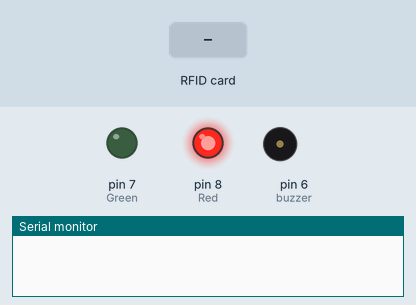
Bench run of a sketch on a simulated Arduino Uno, built with avr-gcc and run on an emulated ATmega328P. Parts: output pins drawn as LEDs (lit = HIGH), buzzer (waves = sounding), the last lines printed to the serial monitor. Inputs (shaded band) come from the test bench. Pins used as bus, display or sensor lines are not drawn.

Above: at 1.2 s.
1.3 s: RFID card 5E 7A 19 C4 held to the reader
At 2.5 s:
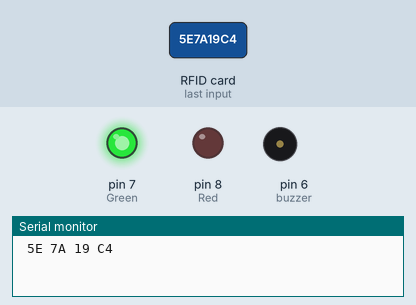
Timing chart, 0 to 4.3 s (numbered marks = the images above; inputs shaded):
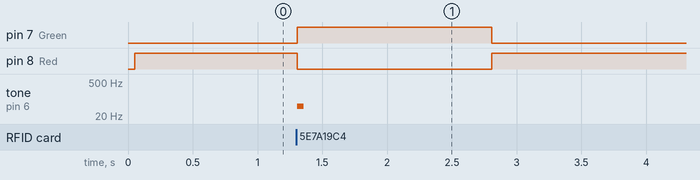

Measured:
- after the input at 1.3 s, pin 7 (Green): LOW → HIGH at once, → LOW 1.5 s later; pin 8 (Red): HIGH → LOW at once, → HIGH 1.5 s later; tone on pin 6 (buzzer): silent → 50 Hz at once, → silent 0.05 s later

The sketch:

Guest_rfid.ino
```cpp
#include <SPI.h>  //spi통신에 필요한 라이브러리
//SPI : 마이크로컨트롤러와 주변장치 사이의 데이터를 주고받을 때 사용되는 통신 방식
// Serial 병행 Interface
#include <MFRC522.h>   //MFRC522 RFID모듈에 필요한 라이브러리
// SS(Slave Select), RST(Reset)

#define SS_PIN 10
#define RST_PIN 9
MFRC522 mfrc522(SS_PIN, RST_PIN);   // Create MFRC522 instance.
int Red = 8;  //핀번호로 선언 (핀번호가 뭐임)
int Green = 7;   //핀번호로 선언
int buzzer = 6;    //핀번호로 선언

void setup()
{
  Serial.begin(9600);   // 시리얼 통신 초기화
  SPI.begin();      // spi 버스 초기화
  pinMode(Red,OUTPUT);
  pinMode(Green,OUTPUT);
  mfrc522.PCD_Init();   // MFRC522 초기화
}

void loop()
{
  digitalWrite(Red, HIGH); // 초기에 빨강을 키고, 초록을 끔
  digitalWrite(Green,LOW);

  // 새로운 카드 찾기
  if ( ! mfrc522.PICC_IsNewCardPresent())  //새로운 RFID 카드가 있는지 확인하는 함수(RFID가 처음에 있는건지 확인)
  {
    return;
  }
  // 카드중 하나 선택
  if ( ! mfrc522.PICC_ReadCardSerial()) //새로운 카드가 발견되면 이함수를 호출하여 카드 선택
  {
    return;
  }

  digitalWrite(Red, LOW);  //red 꺼짐
  digitalWrite(Green,HIGH);   //green 켜짐
  tone(buzzer,50,50);    //시에조부저(핀번호, 음역대, 길이)
  String content= "";
  byte letter;

  //mfrc522.uid(고유식별자).size(크기)
  for (byte i = 0; i < mfrc522.uid.size; i++)
  {
     Serial.print(mfrc522.uid.uidByte[i] < 0x10 ? " 0" : " "); //0x10 -> 16
     Serial.print(mfrc522.uid.uidByte[i], HEX);
     content.concat(String(mfrc522.uid.uidByte[i] < 0x10 ? " 0" : " "));
     content.concat(String(mfrc522.uid.uidByte[i], HEX));
  } //카드의 UID(고유식별자)가 16진수 및 연결된 문자열 형식으로 시리얼 모니터에 출력

  Serial.println();
  delay(1500);
} 
```
